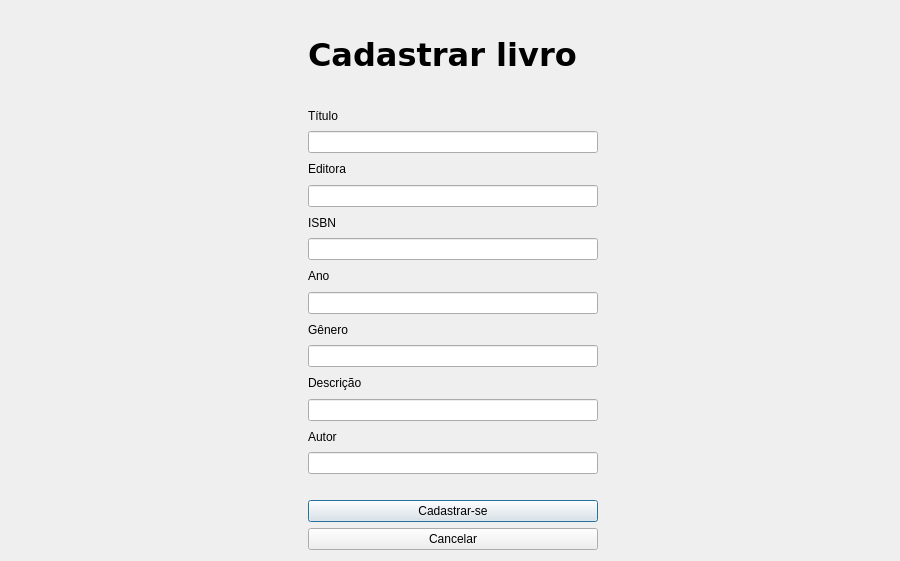
<?xml version="1.0" encoding="UTF-8"?>
<ui version="4.0">
 <class>Dialog</class>
 <widget class="QDialog" name="Dialog">
  <property name="windowModality">
   <enum>Qt::ApplicationModal</enum>
  </property>
  <property name="geometry">
   <rect>
    <x>0</x>
    <y>0</y>
    <width>900</width>
    <height>561</height>
   </rect>
  </property>
  <property name="windowTitle">
   <string>Dialog</string>
  </property>
  <layout class="QGridLayout" name="gridLayout">
   <item row="16" column="2">
    <widget class="QLineEdit" name="lineEdit_autor"/>
   </item>
   <item row="18" column="2">
    <widget class="QPushButton" name="pushButton_cadastrar">
     <property name="text">
      <string>Cadastrar-se</string>
     </property>
     <property name="icon">
      <iconset>
       <normaloff>PiltoverLibrary/Icon/checked.png</normaloff>PiltoverLibrary/Icon/checked.png</iconset>
     </property>
    </widget>
   </item>
   <item row="9" column="0">
    <spacer name="horizontalSpacer_2">
     <property name="orientation">
      <enum>Qt::Horizontal</enum>
     </property>
     <property name="sizeHint" stdset="0">
      <size>
       <width>40</width>
       <height>20</height>
      </size>
     </property>
    </spacer>
   </item>
   <item row="9" column="2">
    <widget class="QLabel" name="label_4">
     <property name="text">
      <string>Ano</string>
     </property>
    </widget>
   </item>
   <item row="3" column="2">
    <widget class="QLabel" name="label_titulo">
     <property name="text">
      <string>Título</string>
     </property>
    </widget>
   </item>
   <item row="10" column="2">
    <widget class="QLineEdit" name="lineEdit_ano"/>
   </item>
   <item row="8" column="2">
    <widget class="QLineEdit" name="lineEdit_ISBN"/>
   </item>
   <item row="19" column="2">
    <widget class="QPushButton" name="pushButton_cancelar">
     <property name="enabled">
      <bool>true</bool>
     </property>
     <property name="sizePolicy">
      <sizepolicy hsizetype="Minimum" vsizetype="Fixed">
       <horstretch>0</horstretch>
       <verstretch>0</verstretch>
      </sizepolicy>
     </property>
     <property name="text">
      <string>Cancelar</string>
     </property>
     <property name="icon">
      <iconset>
       <normaloff>PiltoverLibrary/Icon/cancel.png</normaloff>PiltoverLibrary/Icon/cancel.png</iconset>
     </property>
    </widget>
   </item>
   <item row="14" column="2">
    <widget class="QLineEdit" name="lineEdit_descricao"/>
   </item>
   <item row="5" column="2">
    <widget class="QLabel" name="label_editora">
     <property name="text">
      <string>Editora</string>
     </property>
    </widget>
   </item>
   <item row="7" column="2">
    <widget class="QLabel" name="label_2">
     <property name="text">
      <string>ISBN</string>
     </property>
    </widget>
   </item>
   <item row="17" column="2">
    <spacer name="verticalSpacer_2">
     <property name="orientation">
      <enum>Qt::Vertical</enum>
     </property>
     <property name="sizeType">
      <enum>QSizePolicy::Fixed</enum>
     </property>
     <property name="sizeHint" stdset="0">
      <size>
       <width>18</width>
       <height>20</height>
      </size>
     </property>
    </spacer>
   </item>
   <item row="0" column="0" rowspan="5">
    <widget class="QPushButton" name="pushButton_3">
     <property name="styleSheet">
      <string notr="true">QPushButton{
border: None;
}</string>
     </property>
     <property name="text">
      <string/>
     </property>
     <property name="icon">
      <iconset>
       <normaloff>PiltoverLibrary/Icon/logo.png</normaloff>
       <normalon>Icon/logo.png</normalon>PiltoverLibrary/Icon/logo.png</iconset>
     </property>
     <property name="iconSize">
      <size>
       <width>128</width>
       <height>128</height>
      </size>
     </property>
    </widget>
   </item>
   <item row="4" column="2">
    <widget class="QLineEdit" name="lineEdit_titulo"/>
   </item>
   <item row="13" column="2">
    <widget class="QLabel" name="label_6">
     <property name="text">
      <string>Descrição</string>
     </property>
    </widget>
   </item>
   <item row="6" column="2">
    <widget class="QLineEdit" name="lineEdit_editora"/>
   </item>
   <item row="11" column="2">
    <widget class="QLabel" name="label_5">
     <property name="text">
      <string>Gênero</string>
     </property>
    </widget>
   </item>
   <item row="9" column="3">
    <spacer name="horizontalSpacer">
     <property name="orientation">
      <enum>Qt::Horizontal</enum>
     </property>
     <property name="sizeHint" stdset="0">
      <size>
       <width>18</width>
       <height>20</height>
      </size>
     </property>
    </spacer>
   </item>
   <item row="12" column="2">
    <widget class="QLineEdit" name="lineEdit_Genero"/>
   </item>
   <item row="15" column="2">
    <widget class="QLabel" name="label_7">
     <property name="text">
      <string>Autor</string>
     </property>
    </widget>
   </item>
   <item row="1" column="2">
    <widget class="QLabel" name="label">
     <property name="font">
      <font>
       <family>DejaVu Sans</family>
       <pointsize>24</pointsize>
       <weight>75</weight>
       <bold>true</bold>
      </font>
     </property>
     <property name="text">
      <string>Cadastrar livro</string>
     </property>
    </widget>
   </item>
  </layout>
 </widget>
 <resources/>
 <connections/>
</ui>
